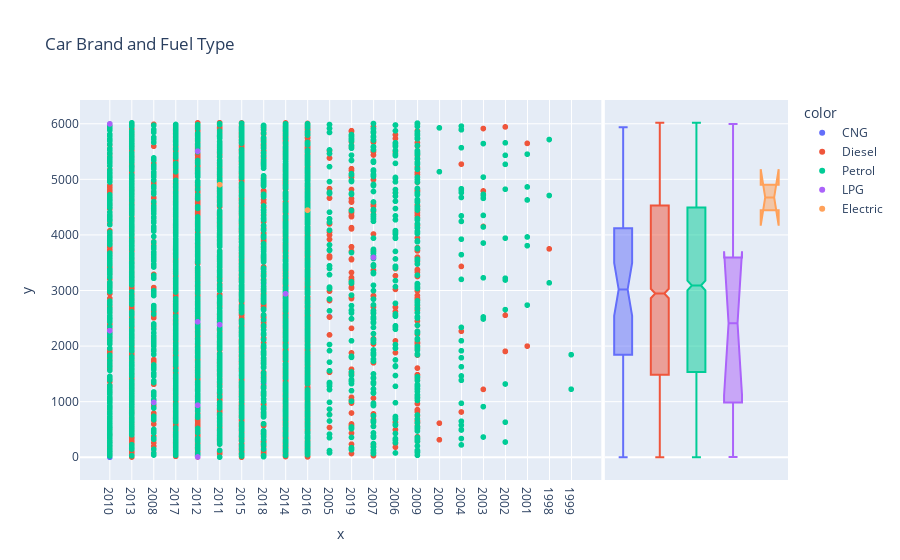

The notebook cell this image was saved under:
### Code cell
fig = px.scatter(title = 'Car Brand and Fuel Type', x=train_data['Year_converted'].str.strip(), color=train_data['Fuel_Type'].str.strip(),
                  marginal_y="box")
fig.show()

### Figure 1 — Plotly figure (JSON) as saved in the notebook; plotly's stock layout.template omitted (floating-point values rounded to 4 significant figures; data arrays with more than 128 entries replaced by an {"elided": "..."} marker saying what was removed)
{"data": [{"hovertemplate": "color=CNG<br>x=%{x}<br>y=%{y}<extra></extra>", "legendgroup": "CNG", "marker": {"color": "#636efa", "symbol": "circle"}, "mode": "markers", "name": "CNG", "showlegend": true, "type": "scattergl", "x": ["2010", "2013", "2008", "2017", "2012", "2010", "2011", "2015", "2018", "2018", "2013", "2014", "2017", "2013", "2016", "2017", "2013", "2014", "2016", "2016", "2014", "2013", "2015", "2014", "2005", "2012", "2016", "2014", "2013", "2012", "2018", "2014", "2015", "2013", "2014", "2012", "2015", "2013", "2015", "2012", "2010", "2012", "2014", "2014", "2019", "2017", "2014", "2018", "2015", "2015", "2013", "2014", "2017", "2015", "2012", "2015"], "xaxis": "x", "y": [0, 127, 328, 440, 839, 893, 1135, 1218, 1269, 1323, 1332, 1357, 1573, 1780, 1911, 1914, 2059, 2110, 2228, 2323, 2371, 2376, 2437, 2516, 2527, 2638, 2701, 3008, 3031, 3097, 3119, 3129, 3180, 3295, 3455, 3511, 3553, 3586, 3722, 3869, 3901, 4098, 4141, 4411, 4603, 4769, 4920, 5004, 5178, 5655, 5710, 5747, 5876, 5881, 5902, 5935], "yaxis": "y"}, {"alignmentgroup": "True", "hovertemplate": "color=CNG<br>y=%{y}<extra></extra>", "legendgroup": "CNG", "marker": {"color": "#636efa", "symbol": "circle"}, "name": "CNG", "notched": true, "offsetgroup": "CNG", "showlegend": false, "type": "box", "xaxis": "x2", "y": [0, 127, 328, 440, 839, 893, 1135, 1218, 1269, 1323, 1332, 1357, 1573, 1780, 1911, 1914, 2059, 2110, 2228, 2323, 2371, 2376, 2437, 2516, 2527, 2638, 2701, 3008, 3031, 3097, 3119, 3129, 3180, 3295, 3455, 3511, 3553, 3586, 3722, 3869, 3901, 4098, 4141, 4411, 4603, 4769, 4920, 5004, 5178, 5655, 5710, 5747, 5876, 5881, 5902, 5935], "yaxis": "y2"}, {"hovertemplate": "color=Diesel<br>x=%{x}<br>y=%{y}<extra></extra>", "legendgroup": "Diesel", "marker": {"color": "#EF553B", "symbol": "circle"}, "mode": "markers", "name": "Diesel", "showlegend": true, "type": "scattergl", "x": {"elided": "3205 str values"}, "xaxis": "x", "y": {"elided": "3205 int values"}, "yaxis": "y"}, {"alignmentgroup": "True", "hovertemplate": "color=Diesel<br>y=%{y}<extra></extra>", "legendgroup": "Diesel", "marker": {"color": "#EF553B", "symbol": "circle"}, "name": "Diesel", "notched": true, "offsetgroup": "Diesel", "showlegend": false, "type": "box", "xaxis": "x2", "y": {"elided": "3205 int values"}, "yaxis": "y2"}, {"hovertemplate": "color=Petrol<br>x=%{x}<br>y=%{y}<extra></extra>", "legendgroup": "Petrol", "marker": {"color": "#00cc96", "symbol": "circle"}, "mode": "markers", "name": "Petrol", "showlegend": true, "type": "scattergl", "x": {"elided": "2746 str values"}, "xaxis": "x", "y": {"elided": "2746 int values"}, "yaxis": "y"}, {"alignmentgroup": "True", "hovertemplate": "color=Petrol<br>y=%{y}<extra></extra>", "legendgroup": "Petrol", "marker": {"color": "#00cc96", "symbol": "circle"}, "name": "Petrol", "notched": true, "offsetgroup": "Petrol", "showlegend": false, "type": "box", "xaxis": "x2", "y": {"elided": "2746 int values"}, "yaxis": "y2"}, {"hovertemplate": "color=LPG<br>x=%{x}<br>y=%{y}<extra></extra>", "legendgroup": "LPG", "marker": {"color": "#ab63fa", "symbol": "circle"}, "mode": "markers", "name": "LPG", "showlegend": true, "type": "scattergl", "x": ["2012", "2012", "2008", "2010", "2011", "2012", "2014", "2007", "2012", "2010"], "xaxis": "x", "y": [5, 936, 987, 2278, 2385, 2436, 2941, 3595, 5506, 5997], "yaxis": "y"}, {"alignmentgroup": "True", "hovertemplate": "color=LPG<br>y=%{y}<extra></extra>", "legendgroup": "LPG", "marker": {"color": "#ab63fa", "symbol": "circle"}, "name": "LPG", "notched": true, "offsetgroup": "LPG", "showlegend": false, "type": "box", "xaxis": "x2", "y": [5, 936, 987, 2278, 2385, 2436, 2941, 3595, 5506, 5997], "yaxis": "y2"}, {"hovertemplate": "color=Electric<br>x=%{x}<br>y=%{y}<extra></extra>", "legendgroup": "Electric", "marker": {"color": "#FFA15A", "symbol": "circle"}, "mode": "markers", "name": "Electric", "showlegend": true, "type": "scattergl", "x": ["2016", "2011"], "xaxis": "x", "y": [4446, 4904], "yaxis": "y"}, {"alignmentgroup": "True", "hovertemplate": "color=Electric<br>y=%{y}<extra></extra>", "legendgroup": "Electric", "marker": {"color": "#FFA15A", "symbol": "circle"}, "name": "Electric", "notched": true, "offsetgroup": "Electric", "showlegend": false, "type": "box", "xaxis": "x2", "y": [4446, 4904], "yaxis": "y2"}], "layout": {"legend": {"title": {"text": "color"}, "tracegroupgap": 0}, "title": {"text": "Car Brand and Fuel Type"}, "xaxis": {"anchor": "y", "domain": [0, 0.7363], "title": {"text": "x"}}, "xaxis2": {"anchor": "y2", "domain": [0.7413, 1], "matches": "x2", "showgrid": false, "showline": false, "showticklabels": false, "ticks": ""}, "yaxis": {"anchor": "x", "domain": [0, 1], "title": {"text": "y"}}, "yaxis2": {"anchor": "x2", "domain": [0, 1], "matches": "y", "showgrid": true, "showticklabels": false}}}
